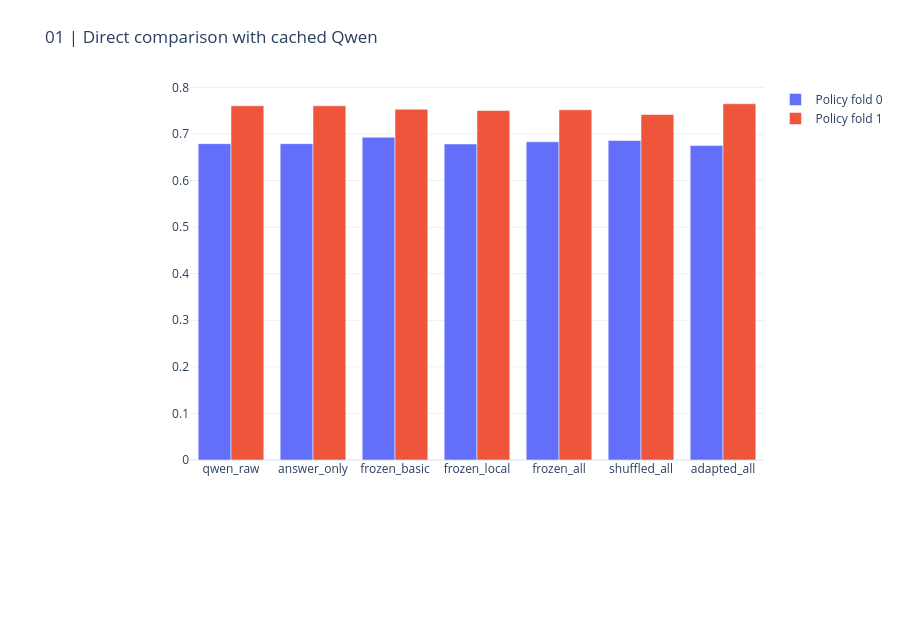

Write notebook code for a chart like this one.
### Markdown cell above
## 1. Why a different semantic feature investigation?

The prior audit found lexical readouts slightly stronger on advertising, but Qwen stronger on legal advice. Centroid and nearest-example primitives were already investigated. New local density and evidence concentration must beat a historical-geometry control, not merely a weaker lexical model.

### Code cell
prior = json.loads((ROOT / "reports/feature_value_audit/audit.json").read_text())
display(pd.DataFrame(prior["metrics"]))
display(pd.DataFrame(r["metrics"]))
CHARTS[0].show(renderer="plotly_mimetype")

### Figure 1 — Plotly figure (JSON) as saved in the notebook; plotly's stock layout.template omitted (floating-point values rounded to 4 significant figures)
{"data": [{"name": "Policy fold 0", "type": "bar", "x": ["qwen_raw", "answer_only", "frozen_basic", "frozen_local", "frozen_all", "shuffled_all", "adapted_all"], "y": [0.6793, 0.6793, 0.6931, 0.6785, 0.6832, 0.686, 0.6751]}, {"name": "Policy fold 1", "type": "bar", "x": ["qwen_raw", "answer_only", "frozen_basic", "frozen_local", "frozen_all", "shuffled_all", "adapted_all"], "y": [0.7605, 0.7605, 0.753, 0.7504, 0.7519, 0.7418, 0.7649]}], "layout": {"barmode": "group", "height": 620, "margin": {"b": 160, "l": 190, "r": 35, "t": 85}, "title": {"text": "01 | Direct comparison with cached Qwen"}, "xaxis": {"automargin": true}, "yaxis": {"automargin": true}}}
